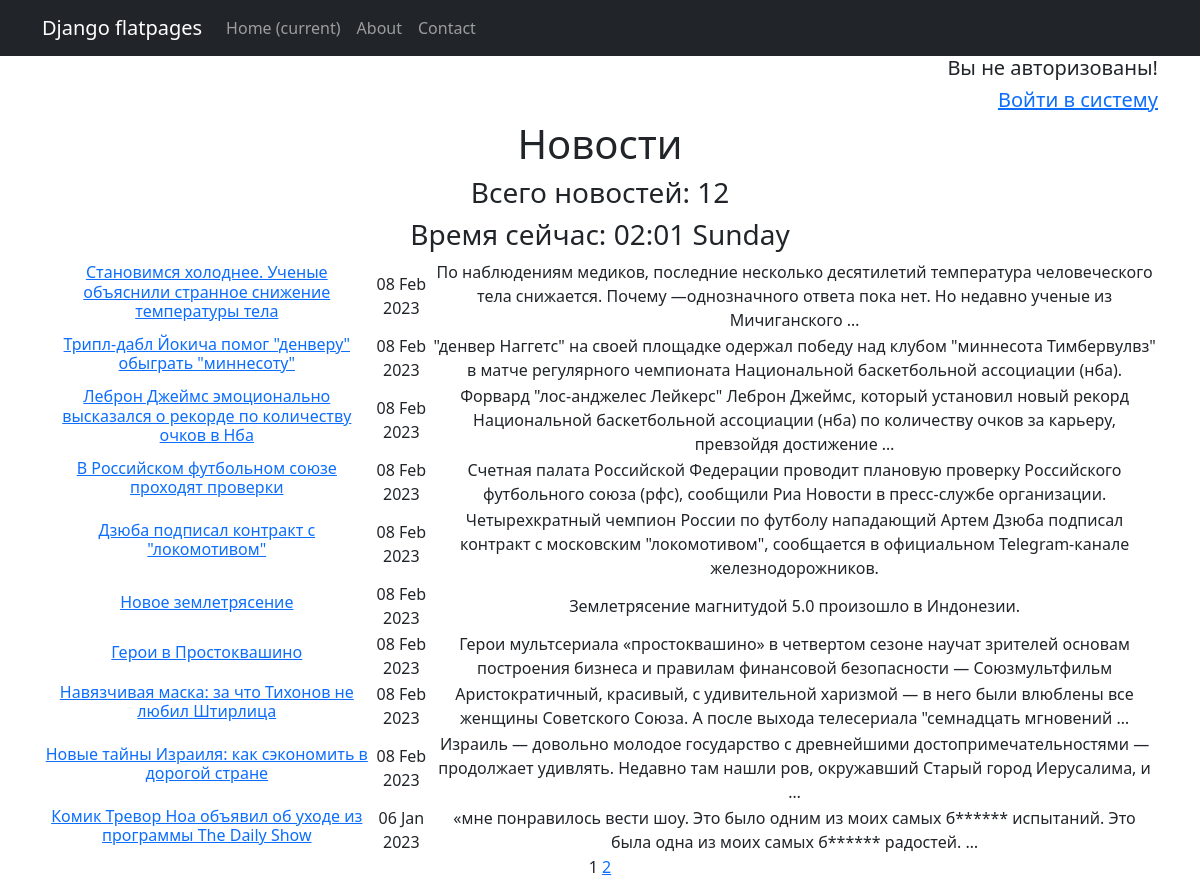
Page /news/ on the committed database.
### content/models.py (models this page shows, shortened)
class Post(models.Model):
    article = 'A'
    news = 'N'
    TYPES = [
        (article, 'Статья'),
        (news, 'Новость')
    ]
    author = models.ForeignKey(Author, on_delete=models.CASCADE)
    type = models.CharField(max_length=2,
                                choices=TYPES,
                                default=article)
    time_in = models.DateTimeField(auto_now_add=True)
    category = models.ManyToManyField(Category, through='PostCategory')
    title = models.TextField(default='Заголовок')
    text = models.TextField(default='Содержание')
    rating = models.IntegerField(default=0)

### content/views.py (the view)
# urls.py: path('', NewsListView.as_view(), name='news_list'),
class NewsListView(ListView):
    model = Post
    template_name = 'news.html'
    context_object_name = 'news'
    ordering = '-time_in'
    paginate_by = 10
    def get_context_data(self, **kwargs):
        context = super().get_context_data()
        number_of_posts = Post.objects.aggregate(total_news=Count('id'))
        user = self.request.user
        context['is_author'] = user.groups.filter(name='author').exists()
        context['number_of_posts'] = number_of_posts.get('total_news')
        return context

### content/templatetags/custom_filters.py (called while the page is built)
def replace_with_stars(value:str):
    _list = list(value)
    for i in range(len(value)):
        if _list[-1] != '*':
            _list[i+1] = '*'
        else:
            break
    return "".join(_list)

def checking_letter(value:str, orig:list, num:int):
    if orig[num][0].isupper():
        changed = list(value)
        changed[0] = changed[0].upper()
        changed = "".join(changed)
        return changed
    else:
        return value

@register.filter()
def censor(value):
    try:
        original_str = value.split(' ')
        lower_str = value.lower().split(' ')
        result = []
        i = -1
        for word in lower_str:
            i += 1
            if word in BANNED_WORDS:
                word = replace_with_stars(word)
            word = checking_letter(word, original_str, i)
            result.append(word)
        return " ".join(result)
    except ValueError:
        print("Переданная переменная не является строковой!")
        return value

### content/templatetags/custom_tags.py (called while the page is built)
@register.simple_tag(takes_context=True)
def url_replace(context, **kwargs):
    d = context['request'].GET.copy()
    print(context['request'].GET)
    print(kwargs.items())
    for k, v in kwargs.items():
        d[k] = v
    return d.urlencode()

### templates/news.html (shortened to what this page needs)
{% extends 'flatpages/default.html' %}
{% load custom_filters %}
{% load custom_tags %}
{% block content %}
{% if request.user.is_authenticated %}
    <h5 align="right">Авторизованный пользователь: <a href="profile/">{{ request.user.username }}</a></h5>
{% else %}
    <h5 align="right">Вы не авторизованы!</h5>
    <h5 align="right"><a href="{% url 'account_login' %}">Войти в систему</a></h5>
{% endif %}
<h1>Новости</h1>
<h3>Всего новостей: {{ number_of_posts }}</h3>
<h3>Время сейчас: {% now "H:i l" %}</h3>
{% if news %}
    <table>
    {% for obj in news %}
            <tr>
                <td><h6><a href="{{ obj.id }}">{{ obj.title | censor }}</a></h6></td>
                <td>{{ obj.time_in | date:'d M Y' }}</td>
                <td>{{ obj.text | truncatewords:20 | censor}}</td>
            </tr>
    {% endfor %}
    </table>
{% endif %}
{{ page_obj.number }}
{% if page_obj.has_next %}
    <a href="?{% url_replace page=page_obj.next_page_number %}">{{ page_obj.next_page_number }}</a>
{% endif %}
{% endblock content %}

### rows in the picture
Post: title|censor "Становимся холоднее. Ученые объяснили странное снижение температуры тела", time_in "08 Feb 2023", text|censor "По наблюдениям медиков, последние несколько десятилетий температура человеческого тела снижается. Почему —однозначного ответа пока нет. Но недавно ученые из Мичиганского …"
Post: title|censor "Трипл-дабл Йокича помог \"денверу\" обыграть \"миннесоту\"", time_in "08 Feb 2023", text|censor "\"денвер Наггетс\" на своей площадке одержал победу над клубом \"миннесота Тимбервулвз\" в матче регулярного чемпионата Национальной баскетбольной ассоциации (нба)."
Post: title|censor "Леброн Джеймс эмоционально высказался о рекорде по количеству очков в Нба", time_in "08 Feb 2023", text|censor "Форвард \"лос-анджелес Лейкерс\" Леброн Джеймс, который установил новый рекорд Национальной баскетбольной ассоциации (нба) по количеству очков за карьеру, превзойдя достижение …"
Post: title|censor "В Российском футбольном союзе проходят проверки", time_in "08 Feb 2023", text|censor "Счетная палата Российской Федерации проводит плановую проверку Российского футбольного союза (рфс), сообщили Риа Новости в пресс-службе организации."
Post: title|censor "Дзюба подписал контракт с \"локомотивом\"", time_in "08 Feb 2023", text|censor "Четырехкратный чемпион России по футболу нападающий Артем Дзюба подписал контракт с московским \"локомотивом\", сообщается в официальном Telegram-канале железнодорожников."
Post: title|censor "Новое землетрясение", time_in "08 Feb 2023", text|censor "Землетрясение магнитудой 5.0 произошло в Индонезии."
Post: title|censor "Герои в Простоквашино", time_in "08 Feb 2023", text|censor "Герои мультсериала «простоквашино» в четвертом сезоне научат зрителей основам построения бизнеса и правилам финансовой безопасности — Союзмультфильм"
Post: title|censor "Навязчивая маска: за что Тихонов не любил Штирлица", time_in "08 Feb 2023", text|censor "Аристократичный, красивый, с удивительной харизмой — в него были влюблены все женщины Советского Союза. А после выхода телесериала \"семнадцать мгновений …"
Post: title|censor "Новые тайны Израиля: как сэкономить в дорогой стране", time_in "08 Feb 2023", text|censor "Израиль — довольно молодое государство с древнейшими достопримечательностями — продолжает удивлять. Недавно там нашли ров, окружавший Старый город Иерусалима, и …"
Post: title|censor "Комик Тревор Ноа объявил об уходе из программы The Daily Show", time_in "06 Jan 2023", text|censor "«мне понравилось вести шоу. Это было одним из моих самых б****** испытаний. Это была одна из моих самых б****** радостей. …"

### other values in the picture
{{ number_of_posts }} "12"
{{ page_obj.number }} "1"
{{ page_obj.next_page_number }} "2"
